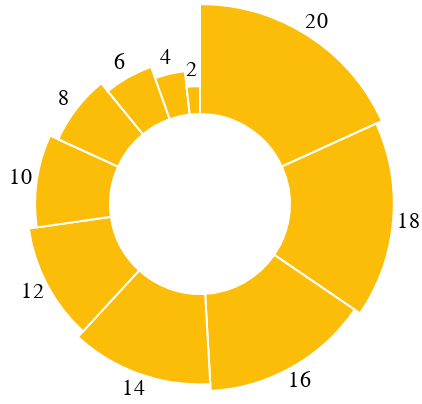

The specification (Vega-Lite) saved for this image:
### Vega specification from a JSON file in a GitHub repository (floating-point values rounded to 4 significant figures)
{"$schema": "https://vega.github.io/schema/vega/v3.0.json", "width": 200, "height": 200, "data": [{"name": "table", "values": [20, 18, 16, 14, 12, 10, 8, 6, 4, 2], "transform": [{"type": "pie", "field": "data"}]}], "scales": [{"name": "r", "type": "sqrt", "domain": {"data": "table", "field": "data"}, "zero": true, "range": [40, 100]}], "marks": [{"type": "arc", "from": {"data": "table"}, "encode": {"enter": {"x": {"field": {"group": "width"}, "mult": 0.5}, "y": {"field": {"group": "height"}, "mult": 0.5}, "startAngle": {"field": "startAngle"}, "endAngle": {"field": "endAngle"}, "innerRadius": {"value": 45}, "outerRadius": {"scale": "r", "field": "data"}, "stroke": {"value": "#fff"}}, "update": {"fill": {"value": "#fbbd08"}}, "hover": {"fill": {"value": "#00b200"}}}}, {"type": "text", "from": {"data": "table"}, "encode": {"enter": {"x": {"field": {"group": "width"}, "mult": 0.5}, "y": {"field": {"group": "height"}, "mult": 0.5}, "radius": {"scale": "r", "field": "data", "offset": 8}, "theta": {"signal": "(datum.startAngle + datum.endAngle)/2"}, "fill": {"value": "#000"}, "align": {"value": "center"}, "baseline": {"value": "middle"}, "text": {"field": "data"}}}}]}
